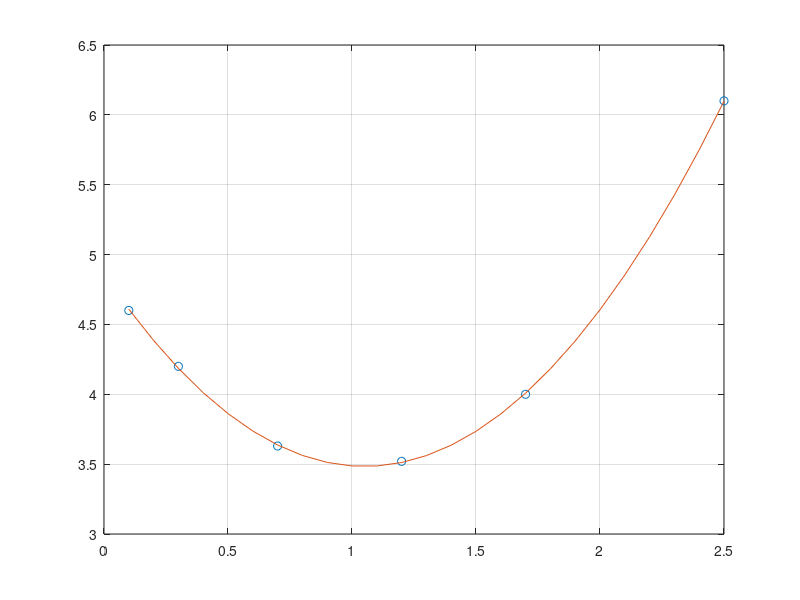

Write the MATLAB code that produced this figure.
clc; clear

x = [0.1;0.3;0.7;1.2;1.7;2.5];
y = [4.6;4.2;3.63;3.52;4.00;6.10];
plot (x,y)
grid on

E = ones(6,1);
F = [E,x,x.^2]

A = F'*F
B = F'*y

X = A\B

x1 = 0.1:0.1:2.5;
y1 = 4.8587-2.6164*x1+1.2448*x1.^2;
plot(x,y,'o',x1,y1)
grid on
